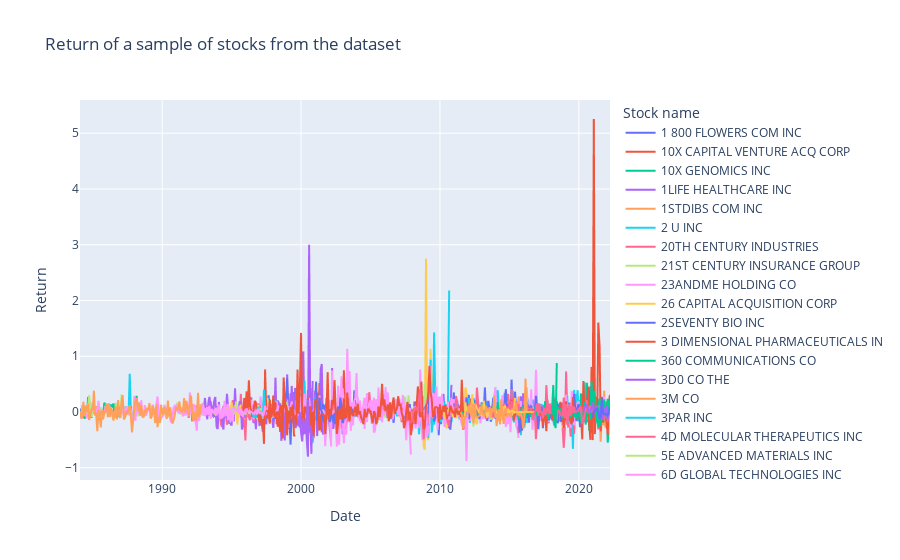

Notebook code for this chart:
### Code cell
px.line(ts.iloc[:75].T, color = 'COMNAM', labels = dict(value = 'Return', date1 = 'Date', COMNAM = 'Stock name'), title = 'Return of a sample of stocks from the dataset')

### Figure 1 — Plotly figure (JSON) as saved in the notebook; plotly's stock layout.template omitted (floating-point values rounded to 4 significant figures; data arrays with more than 128 entries replaced by an {"elided": "..."} marker saying what was removed)
{"data": [{"hovertemplate": "Stock name=1 800 FLOWERS COM INC<br>Date=%{x}<br>Return=%{y}<extra></extra>", "legendgroup": "1 800 FLOWERS COM INC", "line": {"color": "#636efa", "dash": "solid"}, "mode": "lines", "name": "1 800 FLOWERS COM INC", "showlegend": true, "type": "scattergl", "x": {"elided": "459 str values"}, "xaxis": "x", "y": {"elided": "459 float values"}, "yaxis": "y"}, {"hovertemplate": "Stock name=10X CAPITAL VENTURE ACQ CORP<br>Date=%{x}<br>Return=%{y}<extra></extra>", "legendgroup": "10X CAPITAL VENTURE ACQ CORP", "line": {"color": "#EF553B", "dash": "solid"}, "mode": "lines", "name": "10X CAPITAL VENTURE ACQ CORP", "showlegend": true, "type": "scattergl", "x": {"elided": "459 str values"}, "xaxis": "x", "y": {"elided": "459 float values"}, "yaxis": "y"}, {"hovertemplate": "Stock name=10X GENOMICS INC<br>Date=%{x}<br>Return=%{y}<extra></extra>", "legendgroup": "10X GENOMICS INC", "line": {"color": "#00cc96", "dash": "solid"}, "mode": "lines", "name": "10X GENOMICS INC", "showlegend": true, "type": "scattergl", "x": {"elided": "459 str values"}, "xaxis": "x", "y": {"elided": "459 float values"}, "yaxis": "y"}, {"hovertemplate": "Stock name=1LIFE HEALTHCARE INC<br>Date=%{x}<br>Return=%{y}<extra></extra>", "legendgroup": "1LIFE HEALTHCARE INC", "line": {"color": "#ab63fa", "dash": "solid"}, "mode": "lines", "name": "1LIFE HEALTHCARE INC", "showlegend": true, "type": "scattergl", "x": {"elided": "459 str values"}, "xaxis": "x", "y": {"elided": "459 float values"}, "yaxis": "y"}, {"hovertemplate": "Stock name=1STDIBS COM INC<br>Date=%{x}<br>Return=%{y}<extra></extra>", "legendgroup": "1STDIBS COM INC", "line": {"color": "#FFA15A", "dash": "solid"}, "mode": "lines", "name": "1STDIBS COM INC", "showlegend": true, "type": "scattergl", "x": {"elided": "459 str values"}, "xaxis": "x", "y": {"elided": "459 float values"}, "yaxis": "y"}, {"hovertemplate": "Stock name=2 U INC<br>Date=%{x}<br>Return=%{y}<extra></extra>", "legendgroup": "2 U INC", "line": {"color": "#19d3f3", "dash": "solid"}, "mode": "lines", "name": "2 U INC", "showlegend": true, "type": "scattergl", "x": {"elided": "459 str values"}, "xaxis": "x", "y": {"elided": "459 float values"}, "yaxis": "y"}, {"hovertemplate": "Stock name=20TH CENTURY INDUSTRIES<br>Date=%{x}<br>Return=%{y}<extra></extra>", "legendgroup": "20TH CENTURY INDUSTRIES", "line": {"color": "#FF6692", "dash": "solid"}, "mode": "lines", "name": "20TH CENTURY INDUSTRIES", "showlegend": true, "type": "scattergl", "x": {"elided": "459 str values"}, "xaxis": "x", "y": {"elided": "459 float values"}, "yaxis": "y"}, {"hovertemplate": "Stock name=21ST CENTURY INSURANCE GROUP<br>Date=%{x}<br>Return=%{y}<extra></extra>", "legendgroup": "21ST CENTURY INSURANCE GROUP", "line": {"color": "#B6E880", "dash": "solid"}, "mode": "lines", "name": "21ST CENTURY INSURANCE GROUP", "showlegend": true, "type": "scattergl", "x": {"elided": "459 str values"}, "xaxis": "x", "y": {"elided": "459 float values"}, "yaxis": "y"}, {"hovertemplate": "Stock name=23ANDME HOLDING CO<br>Date=%{x}<br>Return=%{y}<extra></extra>", "legendgroup": "23ANDME HOLDING CO", "line": {"color": "#FF97FF", "dash": "solid"}, "mode": "lines", "name": "23ANDME HOLDING CO", "showlegend": true, "type": "scattergl", "x": {"elided": "459 str values"}, "xaxis": "x", "y": {"elided": "459 float values"}, "yaxis": "y"}, {"hovertemplate": "Stock name=26 CAPITAL ACQUISITION CORP<br>Date=%{x}<br>Return=%{y}<extra></extra>", "legendgroup": "26 CAPITAL ACQUISITION CORP", "line": {"color": "#FECB52", "dash": "solid"}, "mode": "lines", "name": "26 CAPITAL ACQUISITION CORP", "showlegend": true, "type": "scattergl", "x": {"elided": "459 str values"}, "xaxis": "x", "y": {"elided": "459 float values"}, "yaxis": "y"}, {"hovertemplate": "Stock name=2SEVENTY BIO INC<br>Date=%{x}<br>Return=%{y}<extra></extra>", "legendgroup": "2SEVENTY BIO INC", "line": {"color": "#636efa", "dash": "solid"}, "mode": "lines", "name": "2SEVENTY BIO INC", "showlegend": true, "type": "scattergl", "x": {"elided": "459 str values"}, "xaxis": "x", "y": {"elided": "459 float values"}, "yaxis": "y"}, {"hovertemplate": "Stock name=3 DIMENSIONAL PHARMACEUTICALS IN<br>Date=%{x}<br>Return=%{y}<extra></extra>", "legendgroup": "3 DIMENSIONAL PHARMACEUTICALS IN", "line": {"color": "#EF553B", "dash": "solid"}, "mode": "lines", "name": "3 DIMENSIONAL PHARMACEUTICALS IN", "showlegend": true, "type": "scattergl", "x": {"elided": "459 str values"}, "xaxis": "x", "y": {"elided": "459 float values"}, "yaxis": "y"}, {"hovertemplate": "Stock name=360 COMMUNICATIONS CO<br>Date=%{x}<br>Return=%{y}<extra></extra>", "legendgroup": "360 COMMUNICATIONS CO", "line": {"color": "#00cc96", "dash": "solid"}, "mode": "lines", "name": "360 COMMUNICATIONS CO", "showlegend": true, "type": "scattergl", "x": {"elided": "459 str values"}, "xaxis": "x", "y": {"elided": "459 float values"}, "yaxis": "y"}, {"hovertemplate": "Stock name=3D0 CO THE<br>Date=%{x}<br>Return=%{y}<extra></extra>", "legendgroup": "3D0 CO THE", "line": {"color": "#ab63fa", "dash": "solid"}, "mode": "lines", "name": "3D0 CO THE", "showlegend": true, "type": "scattergl", "x": {"elided": "459 str values"}, "xaxis": "x", "y": {"elided": "459 float values"}, "yaxis": "y"}, {"hovertemplate": "Stock name=3M CO<br>Date=%{x}<br>Return=%{y}<extra></extra>", "legendgroup": "3M CO", "line": {"color": "#FFA15A", "dash": "solid"}, "mode": "lines", "name": "3M CO", "showlegend": true, "type": "scattergl", "x": {"elided": "459 str values"}, "xaxis": "x", "y": {"elided": "459 float values"}, "yaxis": "y"}, {"hovertemplate": "Stock name=3PAR INC<br>Date=%{x}<br>Return=%{y}<extra></extra>", "legendgroup": "3PAR INC", "line": {"color": "#19d3f3", "dash": "solid"}, "mode": "lines", "name": "3PAR INC", "showlegend": true, "type": "scattergl", "x": {"elided": "459 str values"}, "xaxis": "x", "y": {"elided": "459 float values"}, "yaxis": "y"}, {"hovertemplate": "Stock name=4D MOLECULAR THERAPEUTICS INC<br>Date=%{x}<br>Return=%{y}<extra></extra>", "legendgroup": "4D MOLECULAR THERAPEUTICS INC", "line": {"color": "#FF6692", "dash": "solid"}, "mode": "lines", "name": "4D MOLECULAR THERAPEUTICS INC", "showlegend": true, "type": "scattergl", "x": {"elided": "459 str values"}, "xaxis": "x", "y": {"elided": "459 float values"}, "yaxis": "y"}, {"hovertemplate": "Stock name=5E ADVANCED MATERIALS INC<br>Date=%{x}<br>Return=%{y}<extra></extra>", "legendgroup": "5E ADVANCED MATERIALS INC", "line": {"color": "#B6E880", "dash": "solid"}, "mode": "lines", "name": "5E ADVANCED MATERIALS INC", "showlegend": true, "type": "scattergl", "x": {"elided": "459 str values"}, "xaxis": "x", "y": {"elided": "459 int values"}, "yaxis": "y"}, {"hovertemplate": "Stock name=6D GLOBAL TECHNOLOGIES INC<br>Date=%{x}<br>Return=%{y}<extra></extra>", "legendgroup": "6D GLOBAL TECHNOLOGIES INC", "line": {"color": "#FF97FF", "dash": "solid"}, "mode": "lines", "name": "6D GLOBAL TECHNOLOGIES INC", "showlegend": true, "type": "scattergl", "x": {"elided": "459 str values"}, "xaxis": "x", "y": {"elided": "459 float values"}, "yaxis": "y"}, {"hovertemplate": "Stock name=7GC & CO HOLDINGS INC<br>Date=%{x}<br>Return=%{y}<extra></extra>", "legendgroup": "7GC & CO HOLDINGS INC", "line": {"color": "#FECB52", "dash": "solid"}, "mode": "lines", "name": "7GC & CO HOLDINGS INC", "showlegend": true, "type": "scattergl", "x": {"elided": "459 str values"}, "xaxis": "x", "y": {"elided": "459 float values"}, "yaxis": "y"}, {"hovertemplate": "Stock name=800 JR CIGAR INC<br>Date=%{x}<br>Return=%{y}<extra></extra>", "legendgroup": "800 JR CIGAR INC", "line": {"color": "#636efa", "dash": "solid"}, "mode": "lines", "name": "800 JR CIGAR INC", "showlegend": true, "type": "scattergl", "x": {"elided": "459 str values"}, "xaxis": "x", "y": {"elided": "459 float values"}, "yaxis": "y"}, {"hovertemplate": "Stock name=890 5TH AVENUE PARTNERS INC<br>Date=%{x}<br>Return=%{y}<extra></extra>", "legendgroup": "890 5TH AVENUE PARTNERS INC", "line": {"color": "#EF553B", "dash": "solid"}, "mode": "lines", "name": "890 5TH AVENUE PARTNERS INC", "showlegend": true, "type": "scattergl", "x": {"elided": "459 str values"}, "xaxis": "x", "y": {"elided": "459 float values"}, "yaxis": "y"}, {"hovertemplate": "Stock name=89BIO INC<br>Date=%{x}<br>Return=%{y}<extra></extra>", "legendgroup": "89BIO INC", "line": {"color": "#00cc96", "dash": "solid"}, "mode": "lines", "name": "89BIO INC", "showlegend": true, "type": "scattergl", "x": {"elided": "459 str values"}, "xaxis": "x", "y": {"elided": "459 float values"}, "yaxis": "y"}, {"hovertemplate": "Stock name=8POINT3 ENERGY PARTNERS LP<br>Date=%{x}<br>Return=%{y}<extra></extra>", "legendgroup": "8POINT3 ENERGY PARTNERS LP", "line": {"color": "#ab63fa", "dash": "solid"}, "mode": "lines", "name": "8POINT3 ENERGY PARTNERS LP", "showlegend": true, "type": "scattergl", "x": {"elided": "459 str values"}, "xaxis": "x", "y": {"elided": "459 float values"}, "yaxis": "y"}, {"hovertemplate": "Stock name=908 DEVICES INC<br>Date=%{x}<br>Return=%{y}<extra></extra>", "legendgroup": "908 DEVICES INC", "line": {"color": "#FFA15A", "dash": "solid"}, "mode": "lines", "name": "908 DEVICES INC", "showlegend": true, "type": "scattergl", "x": {"elided": "459 str values"}, "xaxis": "x", "y": {"elided": "459 float values"}, "yaxis": "y"}, {"hovertemplate": "Stock name=99 CENTS ONLY STORES<br>Date=%{x}<br>Return=%{y}<extra></extra>", "legendgroup": "99 CENTS ONLY STORES", "line": {"color": "#19d3f3", "dash": "solid"}, "mode": "lines", "name": "99 CENTS ONLY STORES", "showlegend": true, "type": "scattergl", "x": {"elided": "459 str values"}, "xaxis": "x", "y": {"elided": "459 float values"}, "yaxis": "y"}, {"hovertemplate": "Stock name=A A C HOLDINGS INC<br>Date=%{x}<br>Return=%{y}<extra></extra>", "legendgroup": "A A C HOLDINGS INC", "line": {"color": "#FF6692", "dash": "solid"}, "mode": "lines", "name": "A A C HOLDINGS INC", "showlegend": true, "type": "scattergl", "x": {"elided": "459 str values"}, "xaxis": "x", "y": {"elided": "459 float values"}, "yaxis": "y"}, {"hovertemplate": "Stock name=A B X AIR INC<br>Date=%{x}<br>Return=%{y}<extra></extra>", "legendgroup": "A B X AIR INC", "line": {"color": "#B6E880", "dash": "solid"}, "mode": "lines", "name": "A B X AIR INC", "showlegend": true, "type": "scattergl", "x": {"elided": "459 str values"}, "xaxis": "x", "y": {"elided": "459 float values"}, "yaxis": "y"}, {"hovertemplate": "Stock name=A C A CAPITAL HOLDINGS INC<br>Date=%{x}<br>Return=%{y}<extra></extra>", "legendgroup": "A C A CAPITAL HOLDINGS INC", "line": {"color": "#FF97FF", "dash": "solid"}, "mode": "lines", "name": "A C A CAPITAL HOLDINGS INC", "showlegend": true, "type": "scattergl", "x": {"elided": "459 str values"}, "xaxis": "x", "y": {"elided": "459 float values"}, "yaxis": "y"}, {"hovertemplate": "Stock name=A C C O BRANDS CORP<br>Date=%{x}<br>Return=%{y}<extra></extra>", "legendgroup": "A C C O BRANDS CORP", "line": {"color": "#FECB52", "dash": "solid"}, "mode": "lines", "name": "A C C O BRANDS CORP", "showlegend": true, "type": "scattergl", "x": {"elided": "459 str values"}, "xaxis": "x", "y": {"elided": "459 float values"}, "yaxis": "y"}, {"hovertemplate": "Stock name=A C F INDUSTRIES INC<br>Date=%{x}<br>Return=%{y}<extra></extra>", "legendgroup": "A C F INDUSTRIES INC", "line": {"color": "#636efa", "dash": "solid"}, "mode": "lines", "name": "A C F INDUSTRIES INC", "showlegend": true, "type": "scattergl", "x": {"elided": "459 str values"}, "xaxis": "x", "y": {"elided": "459 float values"}, "yaxis": "y"}, {"hovertemplate": "Stock name=A C I WORLDWIDE INC<br>Date=%{x}<br>Return=%{y}<extra></extra>", "legendgroup": "A C I WORLDWIDE INC", "line": {"color": "#EF553B", "dash": "solid"}, "mode": "lines", "name": "A C I WORLDWIDE INC", "showlegend": true, "type": "scattergl", "x": {"elided": "459 str values"}, "xaxis": "x", "y": {"elided": "459 float values"}, "yaxis": "y"}, {"hovertemplate": "Stock name=A C V AUCTIONS INC<br>Date=%{x}<br>Return=%{y}<extra></extra>", "legendgroup": "A C V AUCTIONS INC", "line": {"color": "#00cc96", "dash": "solid"}, "mode": "lines", "name": "A C V AUCTIONS INC", "showlegend": true, "type": "scattergl", "x": {"elided": "459 str values"}, "xaxis": "x", "y": {"elided": "459 float values"}, "yaxis": "y"}, {"hovertemplate": "Stock name=A C X TECHNOLOGIES INC<br>Date=%{x}<br>Return=%{y}<extra></extra>", "legendgroup": "A C X TECHNOLOGIES INC", "line": {"color": "#ab63fa", "dash": "solid"}, "mode": "lines", "name": "A C X TECHNOLOGIES INC", "showlegend": true, "type": "scattergl", "x": {"elided": "459 str values"}, "xaxis": "x", "y": {"elided": "459 float values"}, "yaxis": "y"}, {"hovertemplate": "Stock name=A D T CORP<br>Date=%{x}<br>Return=%{y}<extra></extra>", "legendgroup": "A D T CORP", "line": {"color": "#FFA15A", "dash": "solid"}, "mode": "lines", "name": "A D T CORP", "showlegend": true, "type": "scattergl", "x": {"elided": "459 str values"}, "xaxis": "x", "y": {"elided": "459 float values"}, "yaxis": "y"}, {"hovertemplate": "Stock name=A D T INC<br>Date=%{x}<br>Return=%{y}<extra></extra>", "legendgroup": "A D T INC", "line": {"color": "#19d3f3", "dash": "solid"}, "mode": "lines", "name": "A D T INC", "showlegend": true, "type": "scattergl", "x": {"elided": "459 str values"}, "xaxis": "x", "y": {"elided": "459 float values"}, "yaxis": "y"}, {"hovertemplate": "Stock name=A E C O M<br>Date=%{x}<br>Return=%{y}<extra></extra>", "legendgroup": "A E C O M", "line": {"color": "#FF6692", "dash": "solid"}, "mode": "lines", "name": "A E C O M", "showlegend": true, "type": "scattergl", "x": {"elided": "459 str values"}, "xaxis": "x", "y": {"elided": "459 float values"}, "yaxis": "y"}, {"hovertemplate": "Stock name=A E C O M TECHNOLOGY CORP<br>Date=%{x}<br>Return=%{y}<extra></extra>", "legendgroup": "A E C O M TECHNOLOGY CORP", "line": {"color": "#B6E880", "dash": "solid"}, "mode": "lines", "name": "A E C O M TECHNOLOGY CORP", "showlegend": true, "type": "scattergl", "x": {"elided": "459 str values"}, "xaxis": "x", "y": {"elided": "459 float values"}, "yaxis": "y"}, {"hovertemplate": "Stock name=A E S CORP<br>Date=%{x}<br>Return=%{y}<extra></extra>", "legendgroup": "A E S CORP", "line": {"color": "#FF97FF", "dash": "solid"}, "mode": "lines", "name": "A E S CORP", "showlegend": true, "type": "scattergl", "x": {"elided": "459 str values"}, "xaxis": "x", "y": {"elided": "459 float values"}, "yaxis": "y"}, {"hovertemplate": "Stock name=A F ACQUISITION CORP<br>Date=%{x}<br>Return=%{y}<extra></extra>", "legendgroup": "A F ACQUISITION CORP", "line": {"color": "#FECB52", "dash": "solid"}, "mode": "lines", "name": "A F ACQUISITION CORP", "showlegend": true, "type": "scattergl", "x": {"elided": "459 str values"}, "xaxis": "x", "y": {"elided": "459 float values"}, "yaxis": "y"}, {"hovertemplate": "Stock name=A F C ENTERPRISES INC<br>Date=%{x}<br>Return=%{y}<extra></extra>", "legendgroup": "A F C ENTERPRISES INC", "line": {"color": "#636efa", "dash": "solid"}, "mode": "lines", "name": "A F C ENTERPRISES INC", "showlegend": true, "type": "scattergl", "x": {"elided": "459 str values"}, "xaxis": "x", "y": {"elided": "459 float values"}, "yaxis": "y"}, {"hovertemplate": "Stock name=A F C GAMMA INC<br>Date=%{x}<br>Return=%{y}<extra></extra>", "legendgroup": "A F C GAMMA INC", "line": {"color": "#EF553B", "dash": "solid"}, "mode": "lines", "name": "A F C GAMMA INC", "showlegend": true, "type": "scattergl", "x": {"elided": "459 str values"}, "xaxis": "x", "y": {"elided": "459 float values"}, "yaxis": "y"}, {"hovertemplate": "Stock name=A F G INDUSTRIES INC<br>Date=%{x}<br>Return=%{y}<extra></extra>", "legendgroup": "A F G INDUSTRIES INC", "line": {"color": "#00cc96", "dash": "solid"}, "mode": "lines", "name": "A F G INDUSTRIES INC", "showlegend": true, "type": "scattergl", "x": {"elided": "459 str values"}, "xaxis": "x", "y": {"elided": "459 float values"}, "yaxis": "y"}, {"hovertemplate": "Stock name=A G A MEDICAL HOLDINGS INC<br>Date=%{x}<br>Return=%{y}<extra></extra>", "legendgroup": "A G A MEDICAL HOLDINGS INC", "line": {"color": "#ab63fa", "dash": "solid"}, "mode": "lines", "name": "A G A MEDICAL HOLDINGS INC", "showlegend": true, "type": "scattergl", "x": {"elided": "459 str values"}, "xaxis": "x", "y": {"elided": "459 float values"}, "yaxis": "y"}, {"hovertemplate": "Stock name=A G L RESOURCES INC<br>Date=%{x}<br>Return=%{y}<extra></extra>", "legendgroup": "A G L RESOURCES INC", "line": {"color": "#FFA15A", "dash": "solid"}, "mode": "lines", "name": "A G L RESOURCES INC", "showlegend": true, "type": "scattergl", "x": {"elided": "459 str values"}, "xaxis": "x", "y": {"elided": "459 float values"}, "yaxis": "y"}, {"hovertemplate": "Stock name=A H BELO CORP<br>Date=%{x}<br>Return=%{y}<extra></extra>", "legendgroup": "A H BELO CORP", "line": {"color": "#19d3f3", "dash": "solid"}, "mode": "lines", "name": "A H BELO CORP", "showlegend": true, "type": "scattergl", "x": {"elided": "459 str values"}, "xaxis": "x", "y": {"elided": "459 float values"}, "yaxis": "y"}, {"hovertemplate": "Stock name=A H I HEALTHCARE SYSTEMS INC<br>Date=%{x}<br>Return=%{y}<extra></extra>", "legendgroup": "A H I HEALTHCARE SYSTEMS INC", "line": {"color": "#FF6692", "dash": "solid"}, "mode": "lines", "name": "A H I HEALTHCARE SYSTEMS INC", "showlegend": true, "type": "scattergl", "x": {"elided": "459 str values"}, "xaxis": "x", "y": {"elided": "459 float values"}, "yaxis": "y"}, {"hovertemplate": "Stock name=A K A BRANDS HOLDING CORP<br>Date=%{x}<br>Return=%{y}<extra></extra>", "legendgroup": "A K A BRANDS HOLDING CORP", "line": {"color": "#B6E880", "dash": "solid"}, "mode": "lines", "name": "A K A BRANDS HOLDING CORP", "showlegend": true, "type": "scattergl", "x": {"elided": "459 str values"}, "xaxis": "x", "y": {"elided": "459 float values"}, "yaxis": "y"}, {"hovertemplate": "Stock name=A K STEEL HOLDING CORP<br>Date=%{x}<br>Return=%{y}<extra></extra>", "legendgroup": "A K STEEL HOLDING CORP", "line": {"color": "#FF97FF", "dash": "solid"}, "mode": "lines", "name": "A K STEEL HOLDING CORP", "showlegend": true, "type": "scattergl", "x": {"elided": "459 str values"}, "xaxis": "x", "y": {"elided": "459 float values"}, "yaxis": "y"}, {"hovertemplate": "Stock name=A L PHARMA INC<br>Date=%{x}<br>Return=%{y}<extra></extra>", "legendgroup": "A L PHARMA INC", "line": {"color": "#FECB52", "dash": "solid"}, "mode": "lines", "name": "A L PHARMA INC", "showlegend": true, "type": "scattergl", "x": {"elided": "459 str values"}, "xaxis": "x", "y": {"elided": "459 float values"}, "yaxis": "y"}, {"hovertemplate": "Stock name=A M A G PHARMACEUTICALS INC<br>Date=%{x}<br>Return=%{y}<extra></extra>", "legendgroup": "A M A G PHARMACEUTICALS INC", "line": {"color": "#636efa", "dash": "solid"}, "mode": "lines", "name": "A M A G PHARMACEUTICALS INC", "showlegend": true, "type": "scattergl", "x": {"elided": "459 str values"}, "xaxis": "x", "y": {"elided": "459 float values"}, "yaxis": "y"}, {"hovertemplate": "Stock name=A M C ENTERTAINMENT HOLDINGS INC<br>Date=%{x}<br>Return=%{y}<extra></extra>", "legendgroup": "A M C ENTERTAINMENT HOLDINGS INC", "line": {"color": "#EF553B", "dash": "solid"}, "mode": "lines", "name": "A M C ENTERTAINMENT HOLDINGS INC", "showlegend": true, "type": "scattergl", "x": {"elided": "459 str values"}, "xaxis": "x", "y": {"elided": "459 float values"}, "yaxis": "y"}, {"hovertemplate": "Stock name=A M C NETWORKS INC<br>Date=%{x}<br>Return=%{y}<extra></extra>", "legendgroup": "A M C NETWORKS INC", "line": {"color": "#00cc96", "dash": "solid"}, "mode": "lines", "name": "A M C NETWORKS INC", "showlegend": true, "type": "scattergl", "x": {"elided": "459 str values"}, "xaxis": "x", "y": {"elided": "459 float values"}, "yaxis": "y"}, {"hovertemplate": "Stock name=A M F BOWLING INC<br>Date=%{x}<br>Return=%{y}<extra></extra>", "legendgroup": "A M F BOWLING INC", "line": {"color": "#ab63fa", "dash": "solid"}, "mode": "lines", "name": "A M F BOWLING INC", "showlegend": true, "type": "scattergl", "x": {"elided": "459 str values"}, "xaxis": "x", "y": {"elided": "459 float values"}, "yaxis": "y"}, {"hovertemplate": "Stock name=A M F INC<br>Date=%{x}<br>Return=%{y}<extra></extra>", "legendgroup": "A M F INC", "line": {"color": "#FFA15A", "dash": "solid"}, "mode": "lines", "name": "A M F INC", "showlegend": true, "type": "scattergl", "x": {"elided": "459 str values"}, "xaxis": "x", "y": {"elided": "459 float values"}, "yaxis": "y"}, {"hovertemplate": "Stock name=A M F M INC<br>Date=%{x}<br>Return=%{y}<extra></extra>", "legendgroup": "A M F M INC", "line": {"color": "#19d3f3", "dash": "solid"}, "mode": "lines", "name": "A M F M INC", "showlegend": true, "type": "scattergl", "x": {"elided": "459 str values"}, "xaxis": "x", "y": {"elided": "459 float values"}, "yaxis": "y"}, {"hovertemplate": "Stock name=A M N HEALTHCARE SERVICES INC<br>Date=%{x}<br>Return=%{y}<extra></extra>", "legendgroup": "A M N HEALTHCARE SERVICES INC", "line": {"color": "#FF6692", "dash": "solid"}, "mode": "lines", "name": "A M N HEALTHCARE SERVICES INC", "showlegend": true, "type": "scattergl", "x": {"elided": "459 str values"}, "xaxis": "x", "y": {"elided": "459 float values"}, "yaxis": "y"}, {"hovertemplate": "Stock name=A M P INC<br>Date=%{x}<br>Return=%{y}<extra></extra>", "legendgroup": "A M P INC", "line": {"color": "#B6E880", "dash": "solid"}, "mode": "lines", "name": "A M P INC", "showlegend": true, "type": "scattergl", "x": {"elided": "459 str values"}, "xaxis": "x", "y": {"elided": "459 float values"}, "yaxis": "y"}, {"hovertemplate": "Stock name=A M R CORP DEL<br>Date=%{x}<br>Return=%{y}<extra></extra>", "legendgroup": "A M R CORP DEL", "line": {"color": "#FF97FF", "dash": "solid"}, "mode": "lines", "name": "A M R CORP DEL", "showlegend": true, "type": "scattergl", "x": {"elided": "459 str values"}, "xaxis": "x", "y": {"elided": "459 float values"}, "yaxis": "y"}, {"hovertemplate": "Stock name=A O L INC<br>Date=%{x}<br>Return=%{y}<extra></extra>", "legendgroup": "A O L INC", "line": {"color": "#FECB52", "dash": "solid"}, "mode": "lines", "name": "A O L INC", "showlegend": true, "type": "scattergl", "x": {"elided": "459 str values"}, "xaxis": "x", "y": {"elided": "459 float values"}, "yaxis": "y"}, {"hovertemplate": "Stock name=A O L TIME WARNER INC<br>Date=%{x}<br>Return=%{y}<extra></extra>", "legendgroup": "A O L TIME WARNER INC", "line": {"color": "#636efa", "dash": "solid"}, "mode": "lines", "name": "A O L TIME WARNER INC", "showlegend": true, "type": "scattergl", "x": {"elided": "459 str values"}, "xaxis": "x", "y": {"elided": "459 float values"}, "yaxis": "y"}, {"hovertemplate": "Stock name=A P A C CUSTOMER SERVICES INC<br>Date=%{x}<br>Return=%{y}<extra></extra>", "legendgroup": "A P A C CUSTOMER SERVICES INC", "line": {"color": "#EF553B", "dash": "solid"}, "mode": "lines", "name": "A P A C CUSTOMER SERVICES INC", "showlegend": true, "type": "scattergl", "x": {"elided": "459 str values"}, "xaxis": "x", "y": {"elided": "459 float values"}, "yaxis": "y"}, {"hovertemplate": "Stock name=A P A CORP<br>Date=%{x}<br>Return=%{y}<extra></extra>", "legendgroup": "A P A CORP", "line": {"color": "#00cc96", "dash": "solid"}, "mode": "lines", "name": "A P A CORP", "showlegend": true, "type": "scattergl", "x": {"elided": "459 str values"}, "xaxis": "x", "y": {"elided": "459 float values"}, "yaxis": "y"}, {"hovertemplate": "Stock name=A P I GROUP CORP<br>Date=%{x}<br>Return=%{y}<extra></extra>", "legendgroup": "A P I GROUP CORP", "line": {"color": "#ab63fa", "dash": "solid"}, "mode": "lines", "name": "A P I GROUP CORP", "showlegend": true, "type": "scattergl", "x": {"elided": "459 str values"}, "xaxis": "x", "y": {"elided": "459 float values"}, "yaxis": "y"}, {"hovertemplate": "Stock name=A P I TECHNOLOGIES CORP<br>Date=%{x}<br>Return=%{y}<extra></extra>", "legendgroup": "A P I TECHNOLOGIES CORP", "line": {"color": "#FFA15A", "dash": "solid"}, "mode": "lines", "name": "A P I TECHNOLOGIES CORP", "showlegend": true, "type": "scattergl", "x": {"elided": "459 str values"}, "xaxis": "x", "y": {"elided": "459 float values"}, "yaxis": "y"}, {"hovertemplate": "Stock name=A P L LTD<br>Date=%{x}<br>Return=%{y}<extra></extra>", "legendgroup": "A P L LTD", "line": {"color": "#19d3f3", "dash": "solid"}, "mode": "lines", "name": "A P L LTD", "showlegend": true, "type": "scattergl", "x": {"elided": "459 str values"}, "xaxis": "x", "y": {"elided": "459 float values"}, "yaxis": "y"}, {"hovertemplate": "Stock name=A P P PHARMACEUTICALS INC<br>Date=%{x}<br>Return=%{y}<extra></extra>", "legendgroup": "A P P PHARMACEUTICALS INC", "line": {"color": "#FF6692", "dash": "solid"}, "mode": "lines", "name": "A P P PHARMACEUTICALS INC", "showlegend": true, "type": "scattergl", "x": {"elided": "459 str values"}, "xaxis": "x", "y": {"elided": "459 float values"}, "yaxis": "y"}, {"hovertemplate": "Stock name=A R A SERVICES INC<br>Date=%{x}<br>Return=%{y}<extra></extra>", "legendgroup": "A R A SERVICES INC", "line": {"color": "#B6E880", "dash": "solid"}, "mode": "lines", "name": "A R A SERVICES INC", "showlegend": true, "type": "scattergl", "x": {"elided": "459 str values"}, "xaxis": "x", "y": {"elided": "459 float values"}, "yaxis": "y"}, {"hovertemplate": "Stock name=A R C O CHEMICAL CO<br>Date=%{x}<br>Return=%{y}<extra></extra>", "legendgroup": "A R C O CHEMICAL CO", "line": {"color": "#FF97FF", "dash": "solid"}, "mode": "lines", "name": "A R C O CHEMICAL CO", "showlegend": true, "type": "scattergl", "x": {"elided": "459 str values"}, "xaxis": "x", "y": {"elided": "459 float values"}, "yaxis": "y"}, {"hovertemplate": "Stock name=A R CAPITAL ACQUISITION CORP<br>Date=%{x}<br>Return=%{y}<extra></extra>", "legendgroup": "A R CAPITAL ACQUISITION CORP", "line": {"color": "#FECB52", "dash": "solid"}, "mode": "lines", "name": "A R CAPITAL ACQUISITION CORP", "showlegend": true, "type": "scattergl", "x": {"elided": "459 str values"}, "xaxis": "x", "y": {"elided": "459 float values"}, "yaxis": "y"}, {"hovertemplate": "Stock name=A R K O CORP<br>Date=%{x}<br>Return=%{y}<extra></extra>", "legendgroup": "A R K O CORP", "line": {"color": "#636efa", "dash": "solid"}, "mode": "lines", "name": "A R K O CORP", "showlegend": true, "type": "scattergl", "x": {"elided": "459 str values"}, "xaxis": "x", "y": {"elided": "459 float values"}, "yaxis": "y"}, {"hovertemplate": "Stock name=A R M FINANCIAL GROUP INC<br>Date=%{x}<br>Return=%{y}<extra></extra>", "legendgroup": "A R M FINANCIAL GROUP INC", "line": {"color": "#EF553B", "dash": "solid"}, "mode": "lines", "name": "A R M FINANCIAL GROUP INC", "showlegend": true, "type": "scattergl", "x": {"elided": "459 str values"}, "xaxis": "x", "y": {"elided": "459 float values"}, "yaxis": "y"}, {"hovertemplate": "Stock name=A R M O BIOSCIENCES INC<br>Date=%{x}<br>Return=%{y}<extra></extra>", "legendgroup": "A R M O BIOSCIENCES INC", "line": {"color": "#00cc96", "dash": "solid"}, "mode": "lines", "name": "A R M O BIOSCIENCES INC", "showlegend": true, "type": "scattergl", "x": {"elided": "459 str values"}, "xaxis": "x", "y": {"elided": "459 float values"}, "yaxis": "y"}, {"hovertemplate": "Stock name=A S D SYSTEMS INC<br>Date=%{x}<br>Return=%{y}<extra></extra>", "legendgroup": "A S D SYSTEMS INC", "line": {"color": "#ab63fa", "dash": "solid"}, "mode": "lines", "name": "A S D SYSTEMS INC", "showlegend": true, "type": "scattergl", "x": {"elided": "459 str values"}, "xaxis": "x", "y": {"elided": "459 float values"}, "yaxis": "y"}, {"hovertemplate": "Stock name=A S K COMPUTER SYSTEMS INC<br>Date=%{x}<br>Return=%{y}<extra></extra>", "legendgroup": "A S K COMPUTER SYSTEMS INC", "line": {"color": "#FFA15A", "dash": "solid"}, "mode": "lines", "name": "A S K COMPUTER SYSTEMS INC", "showlegend": true, "type": "scattergl", "x": {"elided": "459 str values"}, "xaxis": "x", "y": {"elided": "459 float values"}, "yaxis": "y"}], "layout": {"legend": {"title": {"text": "Stock name"}, "tracegroupgap": 0}, "title": {"text": "Return of a sample of stocks from the dataset"}, "xaxis": {"anchor": "y", "domain": [0, 1], "title": {"text": "Date"}}, "yaxis": {"anchor": "x", "domain": [0, 1], "title": {"text": "Return"}}}}
